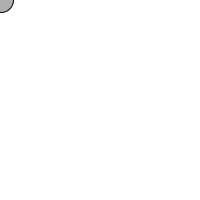
Frame 1 (no input)
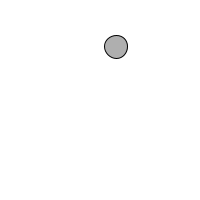
Frame 60 (the mouse pressed at the canvas centre just before this capture)
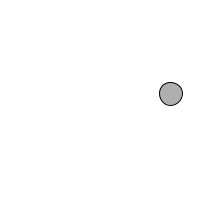
Frame 120 (the mouse held since frame 60 and released just before this capture)

The Processing sketch that drew these frames (run headless with seeded random() and noise(); from frame 60 on, the mouse is pressed at the canvas centre):

// Processing sketch: processing_62659
// ── processing_62659.pde

float x = 0;
float geschwindigkeitX = random(3);

float y = 0;
float geschwindigkeitY = random(3);


 
void setup() {
  size(200, 200);
  smooth();
  background(255);
}
void draw() {
   background(255);
  x = x + geschwindigkeitX;
  y = y + geschwindigkeitY;
  if (x > width || x < 0) {
    geschwindigkeitX = -geschwindigkeitX;
  }
  if  (y > height || y < 0) {
    geschwindigkeitY = -geschwindigkeitY;

  }
   
  
  
 // Display circle at x location
 stroke(0);
  fill(175);
  ellipse(x, y, 23, 23);
  
  
}
